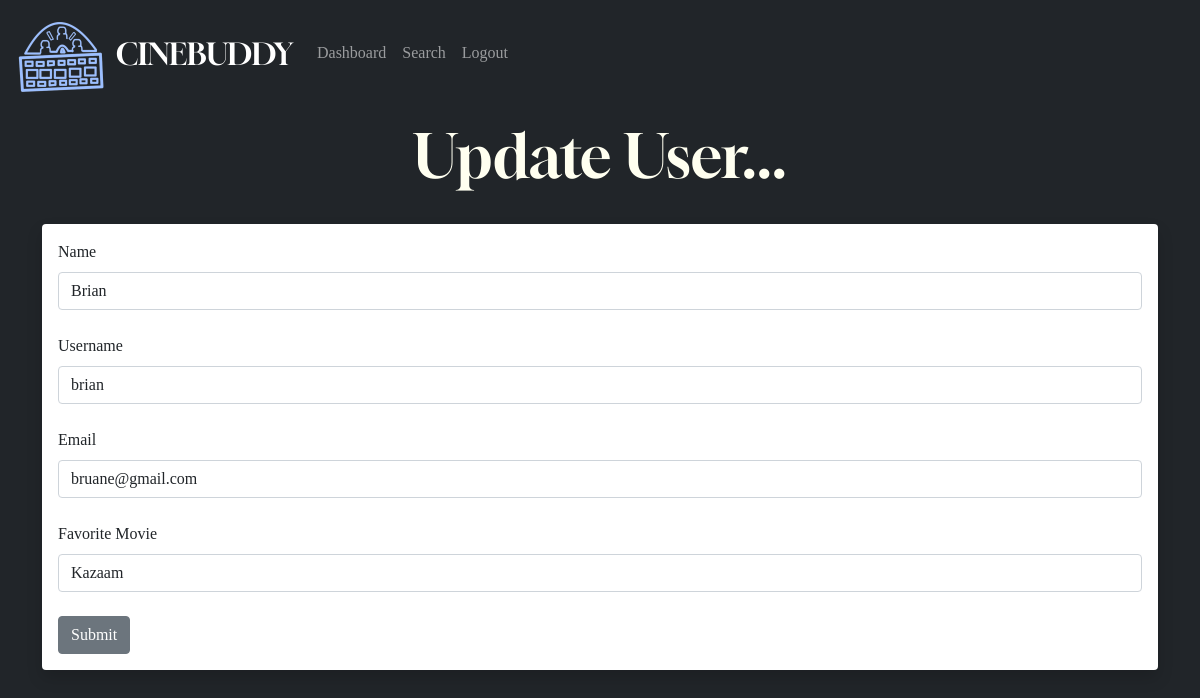
Screenshot of /update/1 (signed in) with the database file from the repository.
### app.py (models this page shows, shortened)
class Users(db.Model, UserMixin):
    id = db.Column(db.Integer, primary_key=True)
    username = db.Column(db.String(20), nullable=False, unique=True)
    name = db.Column(db.String(200), nullable=False)
    email = db.Column(db.String(120), nullable=False, unique=True)
    favorite_movie = db.Column(db.String(120))
    about_author = db.Column(db.Text(), nullable=True)
    date_added = db.Column(db.DateTime, default=datetime.utcnow)
    profile_pic = db.Column(db.String(), nullable=True)
    password_hash = db.Column(db.String(128))
    posts = db.relationship('Posts', backref='poster')
    @property
    def password(self):
        raise AttributeError('password is not a readable attribute!')

### app.py (the view)
@app.route('/update/<int:id>', methods=['GET', 'POST'])
@login_required
def update(id):
    form = UserForm()
    name_to_update = Users.query.get_or_404(id)
    if request.method == "POST":
        name_to_update.name = request.form['name']
        name_to_update.email = request.form['email']
        name_to_update.favorite_movie = request.form['favorite_movie']
        name_to_update.password_hash = request.form['password_hash']
        name_to_update.username = request.form['username']
        try:
            db.session.commit()
            flash("User Updated Successfully!")
            return render_template("update.html",
                                   form=form,
                                   name_to_update=name_to_update, id=id)
        except:
            flash("Error!  Looks like there was a problem...try again!")
            return render_template("update.html",
                                   form=form,
                                   name_to_update=name_to_update,
                                   id=id)
    else:
        return render_template("update.html",
                               form=form,
                               name_to_update=name_to_update,
                               id=id)

### webforms.py
class UserForm(FlaskForm):
    name = StringField("Name", validators=[DataRequired()])
    username = StringField("Username", validators=[DataRequired()])
    email = StringField("Email", validators=[DataRequired()])
    favorite_movie = StringField("Favorite Movie")
    about_author = TextAreaField("About Author")
    password_hash = PasswordField('Password', validators=[DataRequired(), EqualTo(
        'password_hash2', message='Password Needs To Match!')])
    password_hash2 = PasswordField(
        'Confirm Password', validators=[DataRequired()])
    profile_pic = FileField("Profile Pic")
    submit = SubmitField("Submit")

class SearchForm(FlaskForm):
    searched = StringField("Searched", validators=[DataRequired()])
    password_hash = PasswordField('Password', validators=[DataRequired(), EqualTo(
        'password_hash2', message='Passwords Must Match!')])
    password_hash2 = PasswordField(
        'Confirm Password', validators=[DataRequired()])
    submit = SubmitField("Submit")

### app.py (called while the page is built)
@login_manager.user_loader
def load_user(user_id):
    return Users.query.get(int(user_id))

@app.context_processor
def base():
    form = SearchForm()
    return dict(form=form)

### templates/update.html (shortened to what this page needs)
{% extends 'base.html' %} {% block content %}
<h1>Update User...</h1>
<br />
<div class="shadow p-3 mb-5 bg-body rounded">
  <form action="/update/{{ name_to_update.id }}" method="POST">
    {{ form.hidden_tag() }} {{ form.name.label(class="form-label") }} {{
    form.name(class="form-control", value=name_to_update.name) }}
    <br />
    {{ form.username.label(class="form-label") }} {{
    form.username(class="form-control", value=name_to_update.username) }}
    <br />
    {{ form.email.label(class="form-label") }} {{
    form.email(class="form-control", value=name_to_update.email) }}
    <br />
    {{ form.favorite_movie.label(class="form-label") }} {{
    form.favorite_movie(class="form-control",
    value=name_to_update.favorite_movie) }}
    <br />
    {{ form.submit(class="btn btn-secondary") }}
  </form>
</div>
<br /><br /><br />
{% endblock %}

### static/css/style.css (style rules this page uses)
h1 { color: ivory; text-align: center; font-size:60px; font-family: Gloock; }
body { background: #212529; font-family: WorkSans; }

### rows the page displays
Users: name "Brian", username "brian", email "bruane@gmail.com", favorite_movie "Kazaam"
